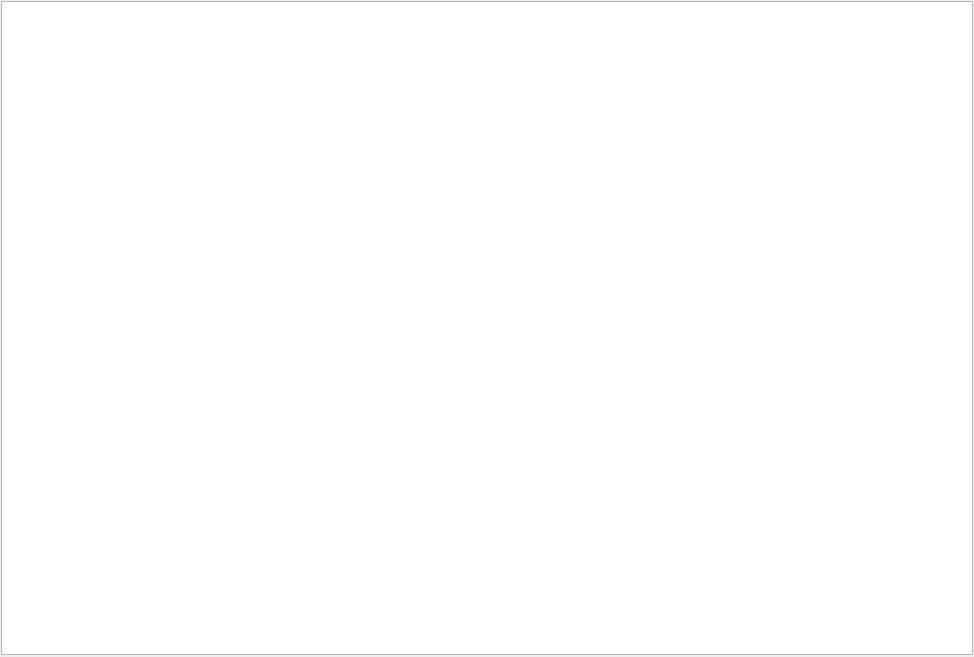
<?xml version="1.0" encoding="UTF-8"?>
<ui version="4.0">
 <class>MainLogWidget</class>
 <widget class="QWidget" name="MainLogWidget">
  <property name="geometry">
   <rect>
    <x>0</x>
    <y>0</y>
    <width>974</width>
    <height>657</height>
   </rect>
  </property>
  <property name="windowTitle">
   <string>Form</string>
  </property>
  <layout class="QHBoxLayout" name="horizontalLayout">
   <property name="leftMargin">
    <number>1</number>
   </property>
   <property name="topMargin">
    <number>1</number>
   </property>
   <property name="rightMargin">
    <number>1</number>
   </property>
   <property name="bottomMargin">
    <number>2</number>
   </property>
   <item>
    <widget class="QPlainTextEdit" name="logTextEdit"/>
   </item>
  </layout>
 </widget>
 <resources/>
 <connections/>
</ui>
